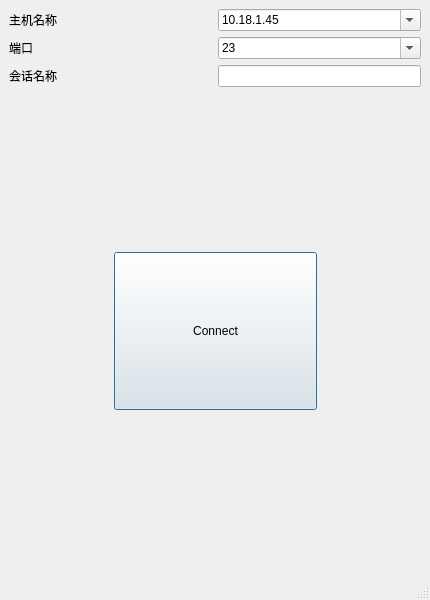
<?xml version="1.0" encoding="UTF-8"?>
<ui version="4.0">
 <class>MainWindow</class>
 <widget class="QMainWindow" name="MainWindow">
  <property name="geometry">
   <rect>
    <x>0</x>
    <y>0</y>
    <width>430</width>
    <height>600</height>
   </rect>
  </property>
  <property name="windowTitle">
   <string>MainWindow</string>
  </property>
  <widget class="QWidget" name="centralwidget">
   <layout class="QGridLayout" name="gridLayout_2">
    <item row="0" column="0">
     <layout class="QGridLayout" name="gridLayout">
      <item row="0" column="0" colspan="2">
       <widget class="QLabel" name="label">
        <property name="text">
         <string>主机名称</string>
        </property>
       </widget>
      </item>
      <item row="1" column="0" colspan="2">
       <widget class="QLabel" name="label_2">
        <property name="text">
         <string>端口</string>
        </property>
       </widget>
      </item>
      <item row="3" column="2">
       <spacer name="verticalSpacer">
        <property name="orientation">
         <enum>Qt::Vertical</enum>
        </property>
        <property name="sizeHint" stdset="0">
         <size>
          <width>20</width>
          <height>40</height>
         </size>
        </property>
       </spacer>
      </item>
      <item row="2" column="0" colspan="2">
       <widget class="QLabel" name="label_5">
        <property name="text">
         <string>会话名称</string>
        </property>
       </widget>
      </item>
      <item row="5" column="2">
       <spacer name="verticalSpacer_2">
        <property name="orientation">
         <enum>Qt::Vertical</enum>
        </property>
        <property name="sizeHint" stdset="0">
         <size>
          <width>20</width>
          <height>40</height>
         </size>
        </property>
       </spacer>
      </item>
      <item row="4" column="1" colspan="2">
       <widget class="QPushButton" name="connection_connect_button">
        <property name="sizePolicy">
         <sizepolicy hsizetype="Expanding" vsizetype="Expanding">
          <horstretch>0</horstretch>
          <verstretch>0</verstretch>
         </sizepolicy>
        </property>
        <property name="minimumSize">
         <size>
          <width>100</width>
          <height>50</height>
         </size>
        </property>
        <property name="text">
         <string>Connect</string>
        </property>
        <property name="default">
         <bool>true</bool>
        </property>
       </widget>
      </item>
      <item row="1" column="2" colspan="2">
       <widget class="QComboBox" name="comboBox_sshport">
        <property name="editable">
         <bool>true</bool>
        </property>
        <item>
         <property name="text">
          <string>23</string>
         </property>
        </item>
       </widget>
      </item>
      <item row="0" column="2" colspan="2">
       <widget class="QComboBox" name="comboBox_hostip">
        <property name="editable">
         <bool>true</bool>
        </property>
        <item>
         <property name="text">
          <string>10.18.1.45</string>
         </property>
        </item>
        <item>
         <property name="text">
          <string>10.26.0.250</string>
         </property>
        </item>
        <item>
         <property name="text">
          <string>12.26.0.250</string>
         </property>
        </item>
       </widget>
      </item>
      <item row="2" column="2" colspan="2">
       <widget class="QLineEdit" name="lineEdit_name"/>
      </item>
     </layout>
    </item>
   </layout>
  </widget>
  <widget class="QMenuBar" name="menubar">
   <property name="geometry">
    <rect>
     <x>0</x>
     <y>0</y>
     <width>430</width>
     <height>26</height>
    </rect>
   </property>
  </widget>
  <widget class="QStatusBar" name="statusbar"/>
 </widget>
 <resources/>
 <connections/>
</ui>
